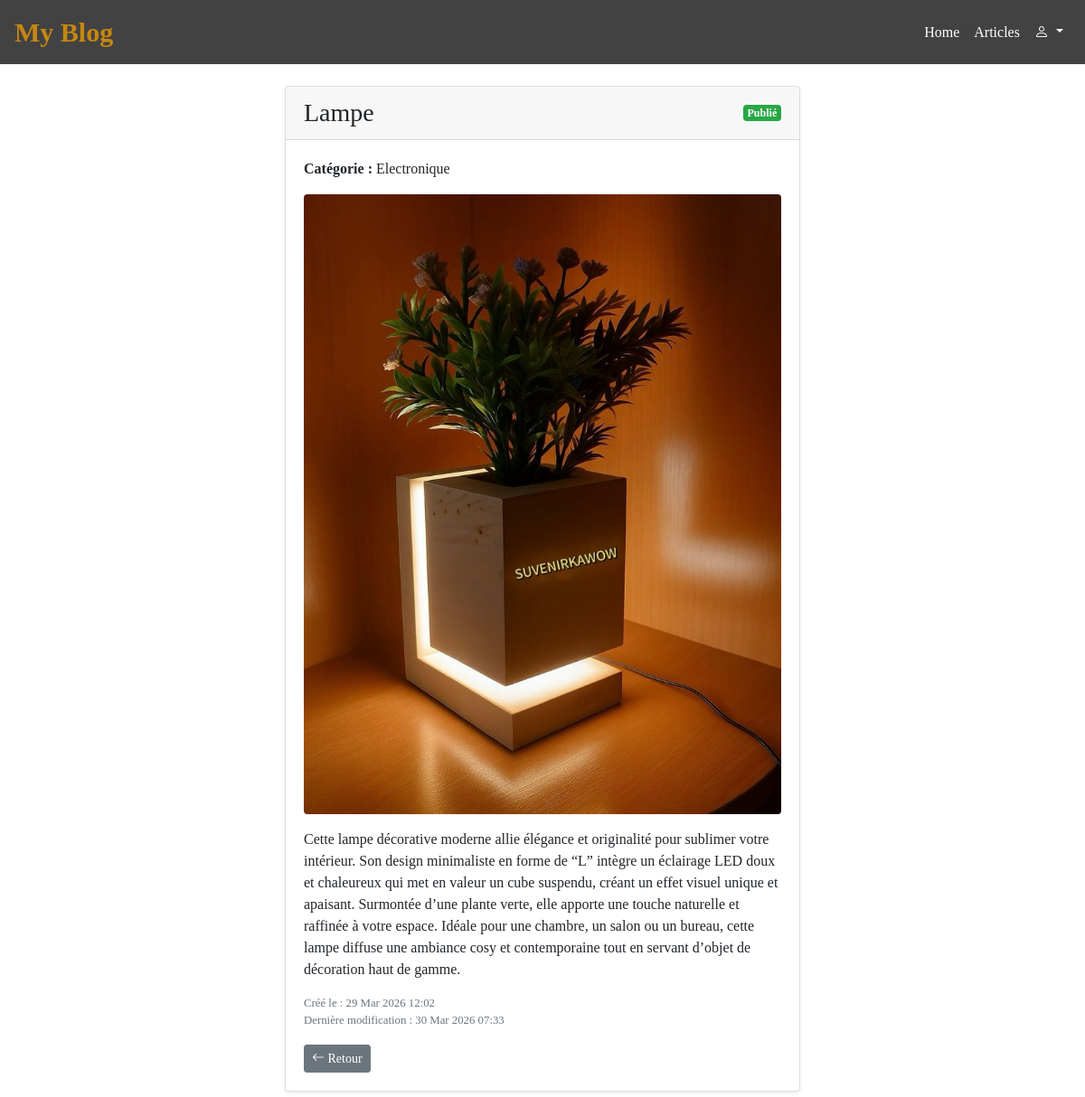
Page /articles/4/ on the earlier database version.
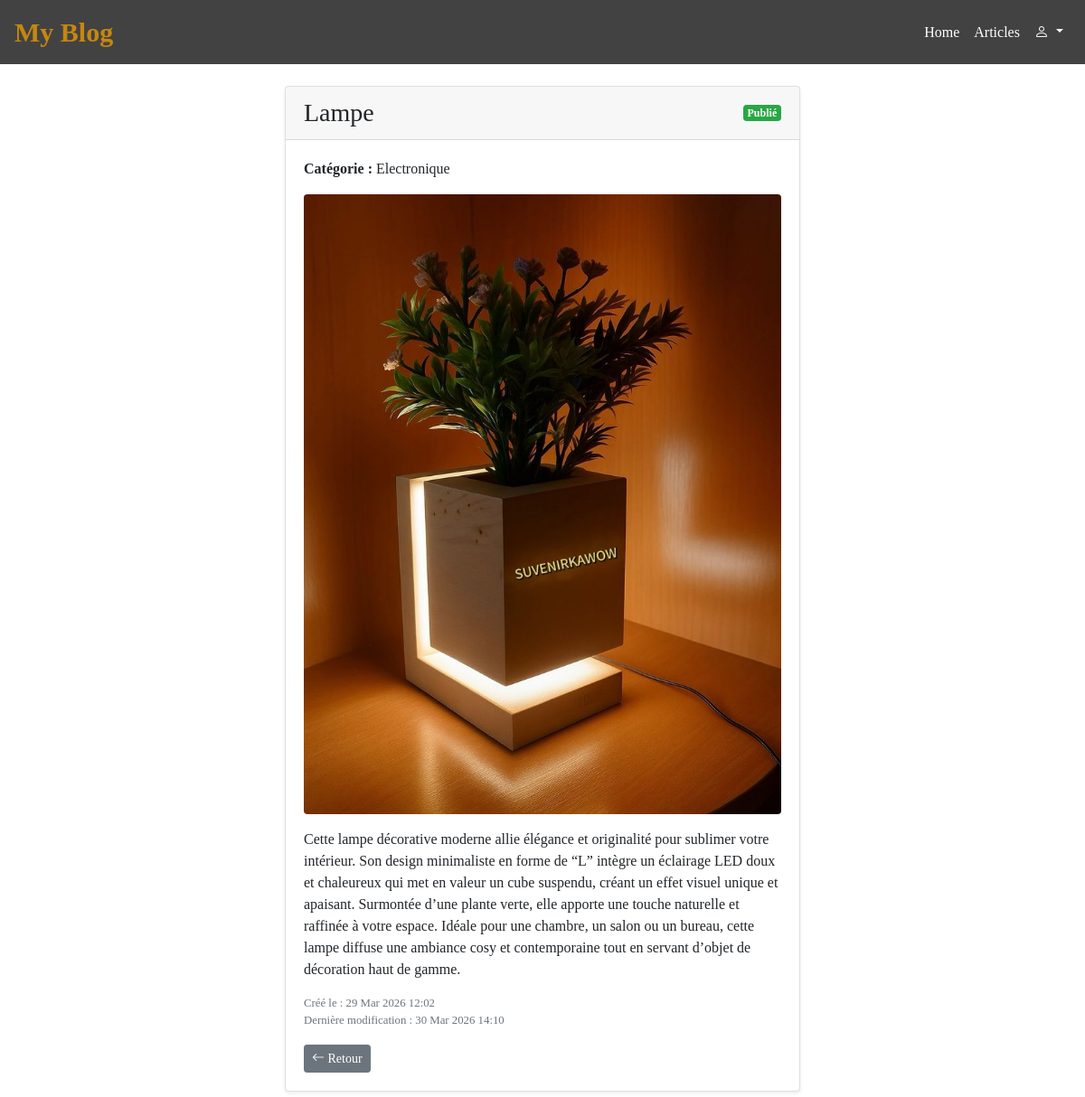
Same page on the later database version.
### blog/models.py (models this page shows, shortened)
class Article(models.Model):
    headline = models.CharField(max_length=200)
    content = models.TextField()
    image = models.ImageField(upload_to='articles/')
    status = models.BooleanField(default=False)
    categorie = models.ForeignKey(Categorie, on_delete=models.CASCADE)
    created_at = models.DateTimeField(auto_now_add=True, null=True, blank=True)
    updated_at = models.DateTimeField(auto_now=True)

class Categorie(models.Model):
    name = models.CharField(max_length=70)
    created_at = models.DateTimeField(auto_now_add=True, null=True, blank=True)
    updated_at = models.DateTimeField(auto_now=True)

### blog/views.py (the view)
# urls.py: path('articles/<int:pk>/', blog_views.ArticleDetail.as_view(), name='article_detail'),
class ArticleDetail(DetailView):
    model = Article
    template_name = 'article_detail.html'
    context_object_name = 'article'

### blog/Templates/article_detail.html (shortened to what this page needs)
{% extends 'base.html' %}
{% block content %}
<div class="container py-4" style="width: 50%;">
    <div class="card shadow-sm">
        <div class="card-header d-flex justify-content-between align-items-center">
            <h3 class="mb-0">{{ article.headline }}</h3>
            {% if article.status %}
                <span class="badge bg-success" style="color: white;"> Publié</span>
            {% else %}
                <span class="badge bg-secondary"><i class="fa fa-clock me-1"></i> Brouillon</span>
            {% endif %}
        </div>
        <div class="card-body">
            <p><strong>Catégorie : </strong> {{ article.categorie.name }}</p>
            {% if article.image %}
                <div class="mb-3">
                    <img src="{{ article.image.url }}" alt="{{ article.headline }}" class="img-fluid rounded">
                </div>
            {% endif %}
            <p>{{ article.content }}</p>
            <p class="text-muted small">
                Créé le : {{ article.created_at|date:"d M Y H:i" }}<br>
                Dernière modification : {{ article.updated_at|date:"d M Y H:i" }}
            </p>
            <div class="mt-3">
                <a href="{% url 'article_list' %}" class="btn btn-secondary btn-sm"><i class="bi bi-arrow-left me-1"></i> Retour</a>
            </div>
        </div>
    </div>
</div>
{% endblock %}

### users/Templates/base.html (shortened to what this page needs)
<!doctype html>
<html lang="en">
  <head>
    <link rel="stylesheet" href="https://cdn.jsdelivr.net/npm/bootstrap@4.4.1/dist/css/bootstrap.min.css">
    <link href="https://cdn.jsdelivr.net/npm/bootstrap-icons@1.11.3/font/bootstrap-icons.css" rel="stylesheet">
  </head>
  <body>
        <nav class="navbar navbar-expand-lg navbar-light " style="background-color: rgb(67, 66, 66);">
        <a class="navbar-brand" href="{% url 'home' %}" style="color: rgba(208, 140, 12, 0.934); font-weight: bold; font-size: 30px;">My Blog</a>
        <div class="collapse navbar-collapse" id="navbarNavDropdown">
            <ul class="navbar-nav ml-auto">
                {% if user.is_authenticated %}
                <li class="nav-item active">
                    <a class="nav-link" href="{% url 'home' %}" style="color: white;">Home <span class="sr-only">(current)</span></a>
                </li>
                <li class="nav-item">
                    <a class="nav-link" href="{% url 'article_list' %}" style="color: white;">Articles</a>
                </li>
                <li class="nav-item">
                    <a class="nav-link" href="{% url 'dashboard' %}" style="color: white;">Dashboard</a>
                </li>
                {% else %}
                <li class="nav-item active">
                    <a class="nav-link" href="{% url 'home' %}" style="color: white;">Home <span class="sr-only">(current)</span></a>
                </li>
                <li class="nav-item">
                    <a class="nav-link" href="{% url 'article_list' %}" style="color: white;">Articles</a>
                </li>
                {% endif %}
            </ul>
            <ul class="navbar-nav ">
                <li class="nav-item dropdown">
                    <a class="nav-link dropdown-toggle" href="#" role="button" data-bs-toggle="dropdown" id="userDropdown" aria-expanded="false" style="color: white;">
                        <i class="bi bi-person"></i>
                    </a>
                </li>
            </ul>
        </div>
        </nav>
    {% block content %}
    {% endblock %}
  </body>
</html>

### users/Templates/base.html (style rules this page uses)
body { font-family: 'Times New Roman', Times, serif; padding: 0; margin: 0; }
.navbar .dropdown { position: relative; }

Differences in the rows shown:
changed Article "Lampe": updated_at "30 Mar 2026 07:33" → "30 Mar 2026 14:10"
